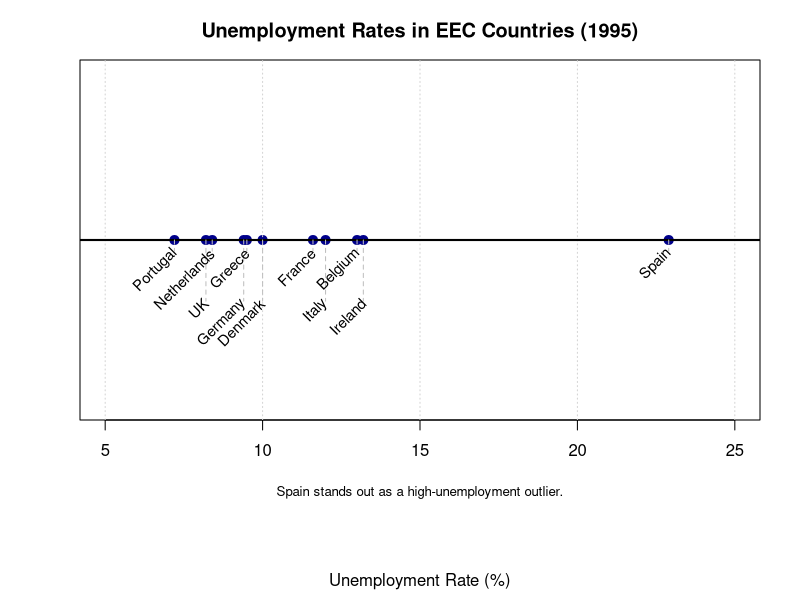
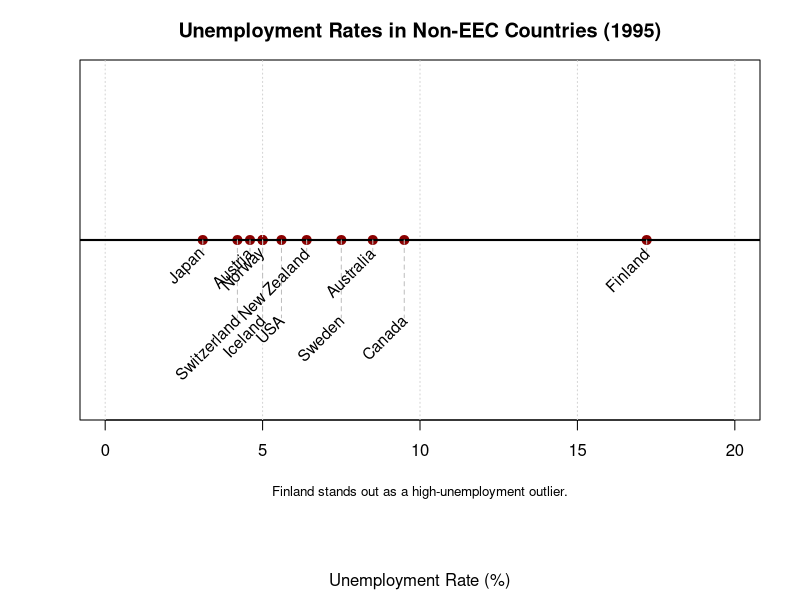
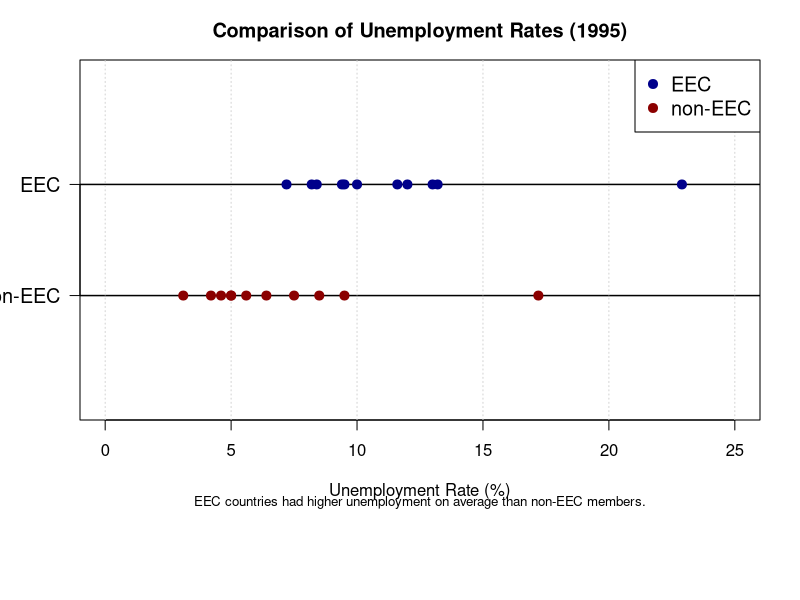

These figures' R source, in order:
## ---- chunk 1
# EEC members data
eec_countries <- c("Belgium", "Denmark", "France", "Germany", "Greece", "Ireland", 
                  "Italy", "Netherlands", "Portugal", "Spain", "UK")
eec_rates <- c(13, 10, 11.6, 9.4, 9.5, 13.2, 12, 8.4, 7.2, 22.9, 8.2)

# Non-EEC members data
non_eec_countries <- c("Australia", "Austria", "Canada", "Finland", "Iceland", "Japan", 
                      "Norway", "New Zealand", "Sweden", "Switzerland", "USA")
non_eec_rates <- c(8.5, 4.6, 9.5, 17.2, 5, 3.1, 5, 6.4, 7.5, 4.2, 5.6)

# Sorting the data to minimize label overlapping
eec_order <- order(eec_rates)
sorted_eec_rates <- eec_rates[eec_order]
sorted_eec_countries <- eec_countries[eec_order]

non_eec_order <- order(non_eec_rates)
sorted_non_eec_rates <- non_eec_rates[non_eec_order]
sorted_non_eec_countries <- non_eec_countries[non_eec_order]
## ---- chunk 2
# Set up a better plotting environment with even more space for labels
par(mar = c(9, 4, 3, 2))  # Increase bottom margin further for rotated labels

# Create an improved dot plot for EEC members
plot(sorted_eec_rates, rep(1, length(sorted_eec_rates)), 
     xlim = c(5, 25),  # Focus on the relevant range
     ylim = c(0.7, 1.3),
     xlab = "", ylab = "", yaxt = "n", 
     main = "Unemployment Rates in EEC Countries (1995)",
     pch = 19, cex = 1.2, col = "darkblue")

# Add x-axis label with space
mtext("Unemployment Rate (%)", side = 1, line = 7.5)

# Add gridlines
abline(v = seq(5, 25, by = 5), lty = 3, col = "lightgray")
abline(h = 1, lwd = 2)

# Add country labels with rotation and proper vertical offset
# Stagger the labels (odd-numbered labels higher, even-numbered labels lower)
label_y_positions <- rep(c(0.98, 0.89), length=length(sorted_eec_rates))

# Add connecting lines from dots to labels
for (i in 1:length(sorted_eec_rates)) {
  segments(sorted_eec_rates[i], 1, sorted_eec_rates[i], label_y_positions[i], 
           col = "gray", lty = 2)
}

# Add the labels
text(sorted_eec_rates, label_y_positions, labels = sorted_eec_countries, 
     srt = 45, adj = 1, cex = 0.9)

# Add a caption
mtext("Spain stands out as a high-unemployment outlier.", side = 1, line = 3, cex = 0.8)
## ---- chunk 3
# Set up plotting environment
par(mar = c(9, 4, 3, 2))  # Increase bottom margin for rotated labels

# Create an improved dot plot for non-EEC members
plot(sorted_non_eec_rates, rep(1, length(sorted_non_eec_rates)), 
     xlim = c(0, 20),  # Focus on the relevant range
     ylim = c(0.7, 1.3),
     xlab = "", ylab = "", yaxt = "n", 
     main = "Unemployment Rates in Non-EEC Countries (1995)",
     pch = 19, cex = 1.2, col = "darkred")

# Add x-axis label with space
mtext("Unemployment Rate (%)", side = 1, line = 7.5)

# Add gridlines
abline(v = seq(0, 20, by = 5), lty = 3, col = "lightgray")
abline(h = 1, lwd = 2)

# Add country labels with staggered positions to avoid overlap
label_y_positions <- rep(c(0.98, 0.86), length=length(sorted_non_eec_rates))

# Add connecting lines from dots to labels
for (i in 1:length(sorted_non_eec_rates)) {
  segments(sorted_non_eec_rates[i], 1, sorted_non_eec_rates[i], label_y_positions[i], 
           col = "gray", lty = 2)
}

# Add the labels
text(sorted_non_eec_rates, label_y_positions, labels = sorted_non_eec_countries, 
     srt = 45, adj = 1, cex = 0.95)

# Add a caption
mtext("Finland stands out as a high-unemployment outlier.", side = 1, line = 3, cex = 0.8)
## ---- chunk 4
# Create a clearer comparative plot
plot(1, 1, type = "n", xlim = c(0, 25), ylim = c(0, 3),
     xlab = "Unemployment Rate (%)", ylab = "", yaxt = "n", 
     main = "Comparison of Unemployment Rates (1995)")

# Add horizontal grid lines and vertical reference lines
abline(h = 1, lwd = 1.5)
abline(h = 2, lwd = 1.5)
abline(v = seq(0, 25, by = 5), lty = 3, col = "lightgray")

# Add points for EEC countries
points(eec_rates, rep(2, length(eec_rates)), pch = 19, cex = 1.2, col = "darkblue")

# Add points for non-EEC countries
points(non_eec_rates, rep(1, length(non_eec_rates)), pch = 19, cex = 1.2, col = "darkred")

# Add axis labels with better positioning
axis(2, at = c(1, 2), labels = c("non-EEC", "EEC"), las = 1, cex.axis = 1.2)

# Add a legend
legend("topright", legend = c("EEC", "non-EEC"), 
       col = c("darkblue", "darkred"), pch = 19, cex = 1.2, pt.cex = 1.2)

# Add a caption
mtext("EEC countries had higher unemployment on average than non-EEC members.", 
      side = 1, line = 3.5, cex = 0.8)
